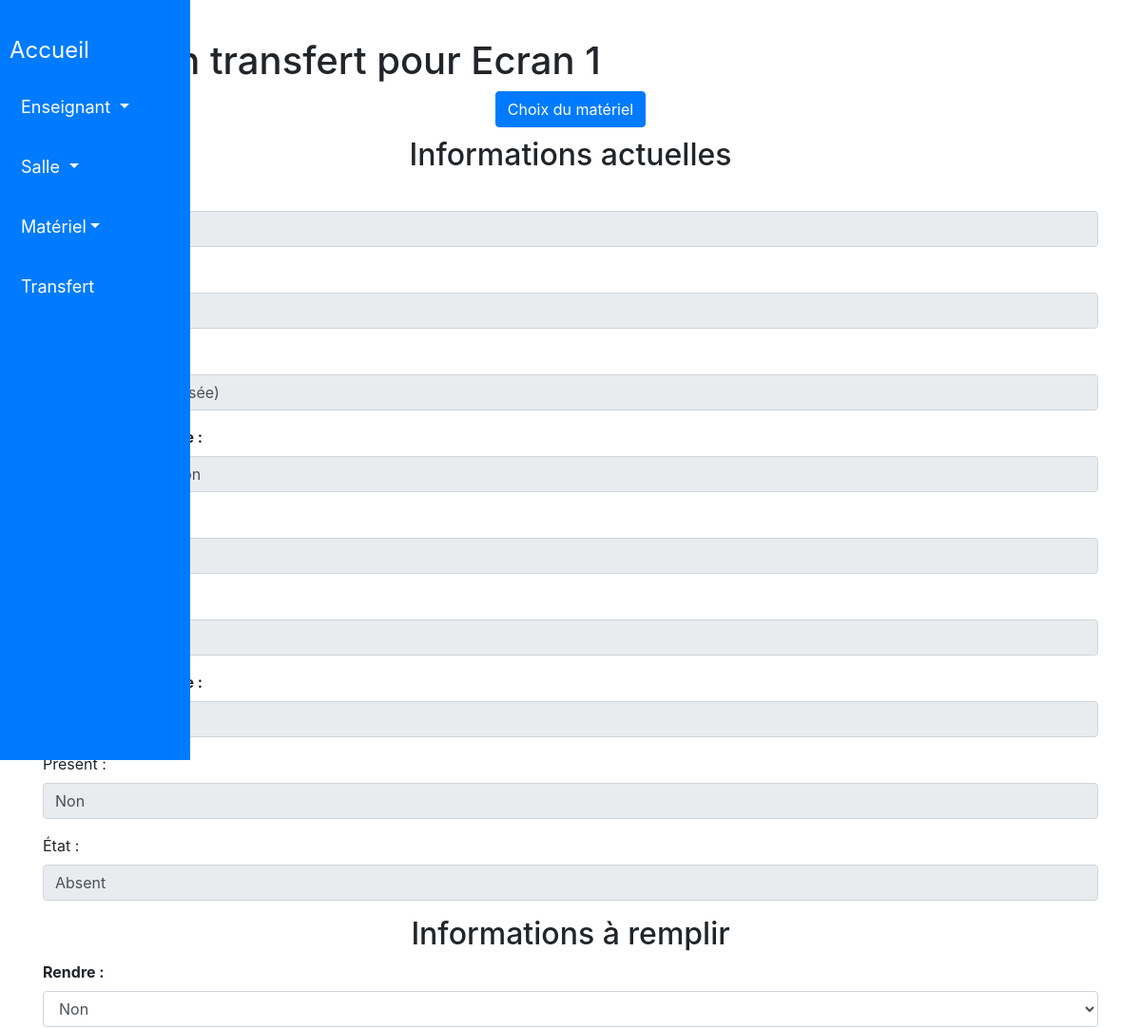
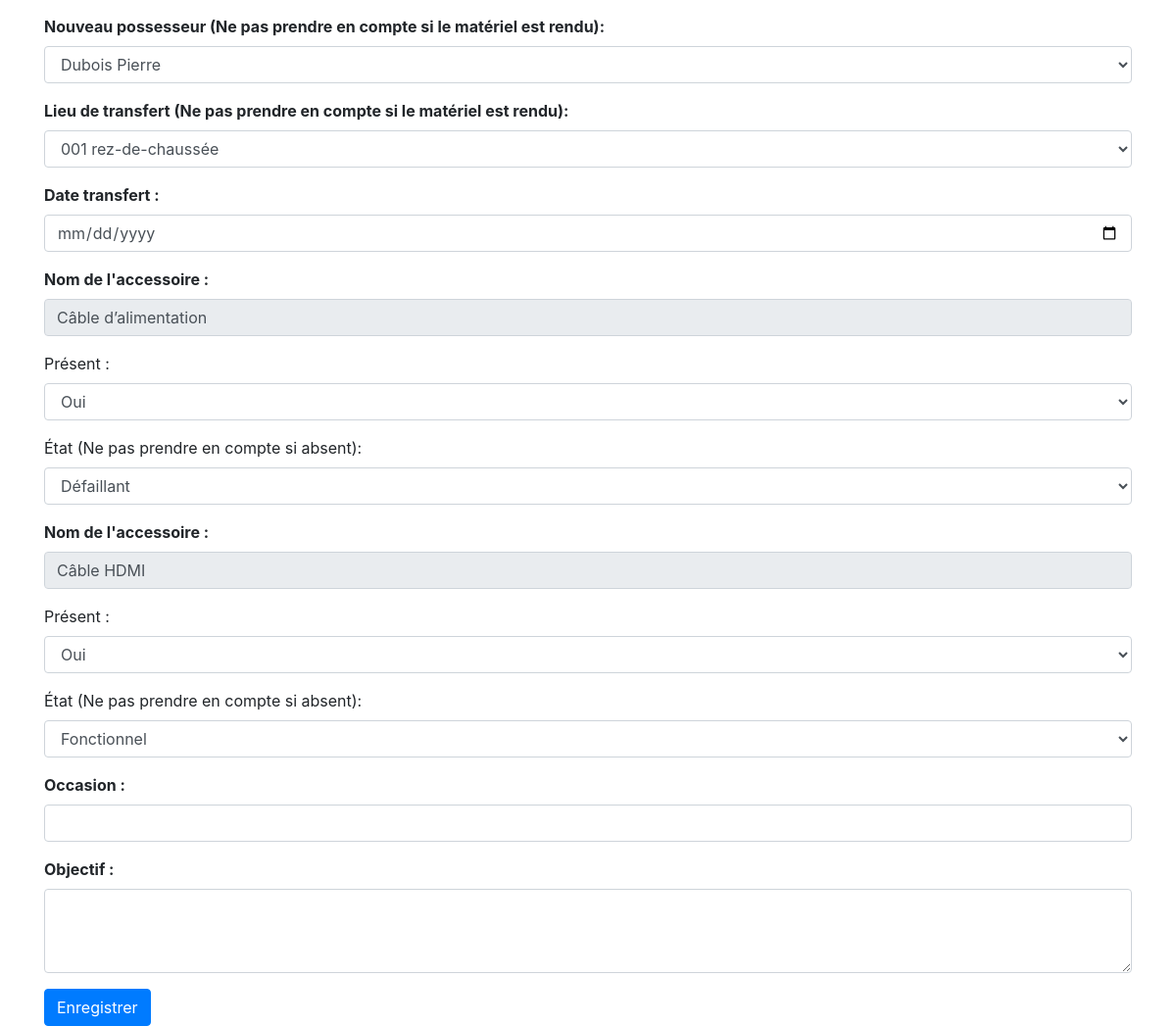
Screenshot of /gestion_materiel/transfert/ajout_transfert/27/ with the database file from the repository (2 pictures, top to bottom).
### gestion_materiel/models.py (models this page shows, shortened)
class Materiel(models.Model):
    nom = models.CharField(
        max_length=100,
        blank=False,
        null=True,
        default=''
    )
    budget = models.CharField(
        max_length=100,
        blank=False,
        null=True,
        default=''
    )
    proprietaire = models.ForeignKey(
        Enseignant,
        on_delete=models.CASCADE,
        null=True,
        related_name='materiels_possedes'
    )
    lieu = models.ForeignKey(
        Salle,
        on_delete=models.CASCADE,
        null=True
    )
    possesseur = models.ForeignKey(
        Enseignant,
        on_delete=models.CASCADE,
        null=True,
        blank=True,
        related_name='materiels_en_possession'
    )

class Salle(models.Model):
    nom = models.CharField(
        max_length=50,
        blank=False,
        null=True,
        default='aucun'
    )
    etage = models.CharField(
        max_length=50,
        blank=False,
        null=True,
        default='aucun'
    )
    def __str__(self):
        if self.etage.lower() == "rez-de-chaussée":
            return f"{self.nom} ({self.etage})"
        else:
            return f"{self.nom} ({self.etage} Étage)"

class AccessoireMateriel(models.Model):
    material = models.ForeignKey(
        Materiel,
        on_delete=models.CASCADE,
        null=True
    )
    nom = models.CharField(
        max_length=100,
        blank = True
    )
    present = models.BooleanField(
        default=True
    )
    etat = models.CharField(
        max_length=100,
        blank=True,
        null=True
    )

### gestion_materiel/views.py (the view)
# urls.py: path('gestion_materiel/transfert/ajout_transfert/<int:materiel_id>/', views.ajout_transfert, name='ajout_transfert'),
def ajout_transfert(request, materiel_id):
    materiel = Materiel.objects.get(id=materiel_id)
    accessoires = materiel.accessoiremateriel_set.all()
    enseignants = Enseignant.objects.all()
    salles = Salle.objects.all()
    if request.method == 'POST':
        form = TransfertForm(request.POST)
        if form.is_valid():
            transfert = form.save(commit=False)
            transfert.material = materiel
            transfert.ancien_possesseur = materiel.possesseur
            transfert.ancien_lieu = materiel.lieu
            salle_id = form.cleaned_data['nouveau_lieu'].id
            salle = Salle.objects.get(id=salle_id)
            if request.POST.get('rendre') == 'Oui':
                materiel.possesseur = None
                transfert.nouveau_possesseur = None
                materiel.lieu = Salle.objects.get(nom="001", etage="rez-de-chaussée")
            else:
                materiel.possesseur = transfert.nouveau_possesseur
                materiel.lieu = salle
            materiel.save()
            transfert.save()
            for accessoire in accessoires:
                present_key = 'present_' + str(accessoire.id)
                etat_key = 'etat_' + str(accessoire.id)
                present_value = request.POST.get(present_key)
                if present_value == "Oui":
                    nouvelle_presence = True
                    nouvel_etat = request.POST.get(etat_key, accessoire.etat)
                else:
                    nouvelle_presence = False
                    nouvel_etat = "Absent"
                TransfertAccessoire.objects.create(
                    transfert=transfert,
                    accessoire=accessoire,
                    ancienne_presence=accessoire.present,
                    nouvelle_presence=nouvelle_presence,
                    ancien_etat=accessoire.etat,
                    nouveau_etat=nouvel_etat
                )
                accessoire.present = nouvelle_presence
                accessoire.etat = nouvel_etat
                accessoire.save()
            return redirect('afficher_transfert', materiel_id=materiel.id, transfert_id=transfert.id)
    else:
        initial_data = {
            'material': materiel,
            'ancien_possesseur': materiel.possesseur,
            'ancien_lieu': materiel.lieu,
        }
        form = TransfertForm(initial=initial_data)
    return render(request, 'gestion_materiel/transfert/ajout_transfert.html', {
        'form': form,
        'materiel': materiel,
        'accessoires': accessoires,
        'enseignants': enseignants,
        'salles': salles,
    })

### gestion_materiel/forms.py
class TransfertForm(forms.ModelForm):
    class Meta:
        model = TransfertMateriel
        fields = ('nouveau_possesseur', 'date_transfert', 'nouveau_lieu', 'occasion', 'objectif')
        widgets = {
            'nouveau_possesseur': forms.Select(attrs={'class': 'form-control'}),
            'date_transfert': forms.DateInput(attrs={'class': 'form-control', 'type': 'date'}),
            'occasion': forms.TextInput(attrs={'class': 'form-control'}),
            'objectif': forms.Textarea(attrs={'class': 'form-control', 'rows': 3}),
        }
    nouveau_lieu = forms.ModelChoiceField(
        queryset=Salle.objects.all(),
        widget=forms.Select(attrs={'class': 'form-control'}),
    )
    def __init__(self, *args, **kwargs):
        super().__init__(*args, **kwargs)
        self.fields['nouveau_possesseur'].queryset = Enseignant.objects.all()
        self.fields['nouveau_lieu'].queryset = Salle.objects.all()

### templates/gestion_materiel/transfert/ajout_transfert.html (shortened to what this page needs)
<!DOCTYPE html>
<html>
<head>
</head>
<body>
    {% include 'gestion_materiel/includes/entete.html' %}
    <div class="container">
        <h1>Créer un transfert pour {{ materiel.nom }}</h1>
        <div class="container text-center">
            <a href="{% url 'choix_materiel' %}" class="btn btn-primary">Choix du matériel</a>
        </div>
        <form method="post">
            <h2 style="text-align: center;">Informations actuelles</h2>
            <div class="form-group">
                <label style="font-weight: bold;">Matériel :</label>
                <input type="text" class="form-control" value="{{ materiel.nom }}" readonly>
            </div>
            <div class="form-group">
                <label style="font-weight: bold;">Possesseur actuel :</label>
                <input type="text" class="form-control" value="{{ materiel.possesseur }}" readonly>
            </div>
            <div class="form-group">
                <label style="font-weight: bold;">Lieu actuel :</label>
                <input type="text" class="form-control" value="{{ materiel.lieu }}" readonly>
            </div>
            {% for accessoire in accessoires %}
                <div class="form-group">
                    <label style="font-weight: bold;">Nom de l'accessoire :</label>
                    <input type="text" class="form-control" value="{{ accessoire.nom }}" readonly>
                </div>
                <div class="form-group">
                    <label>Présent :</label>
                    {% if accessoire.present %}
                        <input type="text" class="form-control" value="Oui" readonly>
                    {% else %}
                        <input type="text" class="form-control" value="Non" readonly>
                    {% endif %}
                </div>
                <div class="form-group">
                    <label>État :</label>
                    <input type="text" class="form-control" value="{{ accessoire.etat }}" readonly>
                </div>
            {% endfor %}
            <h2 style="text-align: center;">Informations à remplir</h2>
            <div class="form-group">
                <label style="font-weight: bold;">Rendre :</label>
                <select class="form-control" name="rendre" id="id_rendre" onchange="updateFields()">
                    <option value="Non" selected>Non</option>
                </select>
            </div>
           <div class="form-group">
                <label style="font-weight: bold;">Nouveau possesseur (Ne pas prendre en compte si le matériel est rendu):</label>
                <select class="form-control" name="nouveau_possesseur">
                    {% for enseignant in enseignants %}
                        <option value="{{ enseignant.id }}">
                            {{ enseignant.nom }} {{ enseignant.prenom }}
                        </option>
                    {% endfor %}
                </select>
            </div>
            <div class="form-group">
                <label style="font-weight: bold;">Lieu de transfert (Ne pas prendre en compte si le matériel est rendu):</label>
                <select class="form-control" name="nouveau_lieu">
                    {% for salle in salles %}
                        <option value="{{ salle.id }}">
                            {{ salle.nom }} {{ salle.etage }}
                        </option>
                    {% endfor %}
                </select>
            </div>
            <div class="form-group">
                <label style="font-weight: bold;">Date transfert :</label>
                <input type="date" class="form-control" name="date_transfert">
            </div>
            {% for accessoire in accessoires %}
                <div class="form-group">
                    <label style="font-weight: bold;">Nom de l'accessoire :</label>
                    <input type="text" class="form-control" value="{{ accessoire.nom }}" readonly>
                </div>
                <div class="form-group">
                    <label>Présent :</label>
                    <select class="form-control" name="present_{{ accessoire.id }}">
                        <option value="Oui" {% if accessoire.present == "Oui" %}selected{% endif %}>Oui</option>
                    </select>
                </div>
                <div class="form-group">
                    <label>État (Ne pas prendre en compte si absent):</label>
                    <select class="form-control" name="etat_{{ accessoire.id }}">
                        <option value="Fonctionnel" {% if accessoire.etat == "Fonctionnel" %}selected{% endif %}>Fonctionnel</option>
                        <option value="Défaillant" {% if accessoire.etat == "Défaillant" %}selected{% endif %}>Défaillant</option>
                    </select>
                </div>
            {% endfor %}
            <div class="form-group">
                <label style="font-weight: bold;">Occasion :</label>
                <input type="text" class="form-control" name="occasion">
            </div>
            <div class="form-group">
                <label style="font-weight: bold;">Objectif :</label>
                <textarea class="form-control" name="objectif" rows="3"></textarea>
            </div>
            <button type="submit" class="btn btn-primary">Enregistrer</button>
        </form>
    </div>
</body>
</html>

### rows the page displays
Materiel: nom "Ecran 1", possesseur "None", lieu "001 (rez-de-chaussée)"
AccessoireMateriel: nom "Câble d’alimentation", etat "Défaillant", id "Oui", etat+id "Défaillant"
AccessoireMateriel: nom "Câble HDMI", etat "Absent", id "Oui", id "Fonctionnel"

### other values shown
form field nouveau_possesseur "Dubois Pierre"
form field nouveau_lieu "001 rez-de-chaussée"
